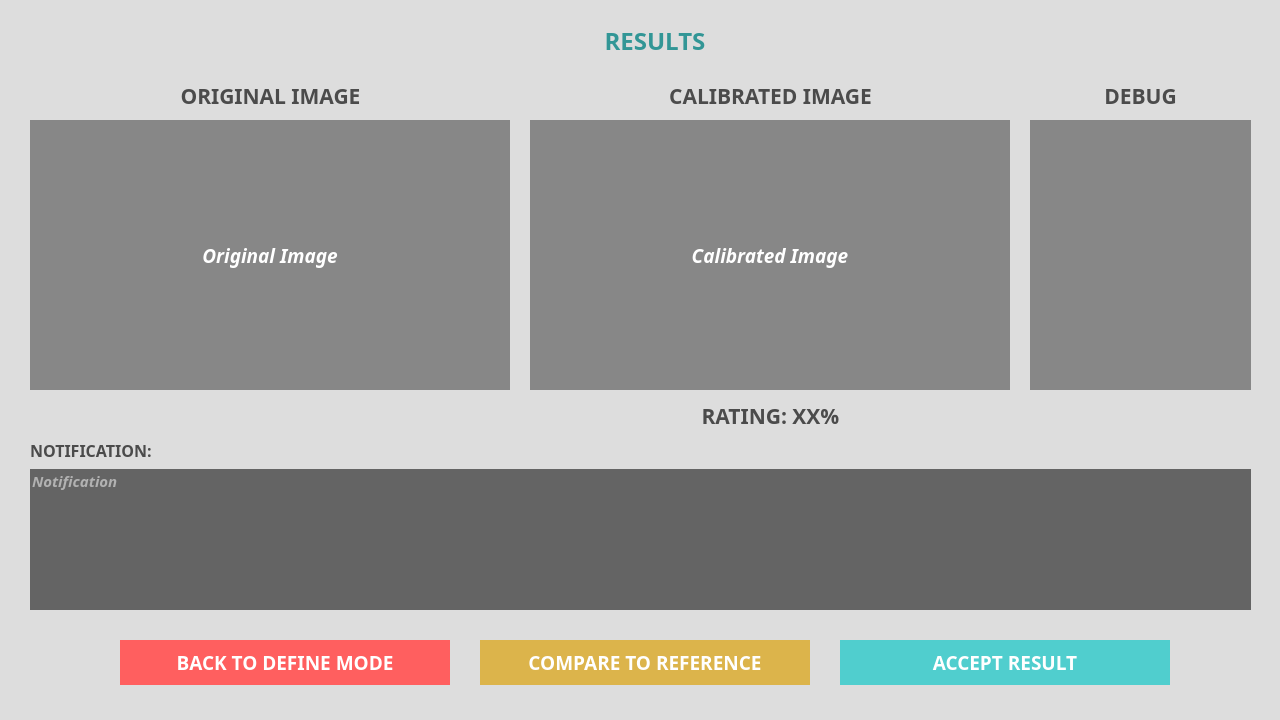
<?xml version="1.0" encoding="UTF-8"?>
<ui version="4.0">
 <class>MainWindow</class>
 <widget class="QMainWindow" name="MainWindow">
  <property name="geometry">
   <rect>
    <x>0</x>
    <y>0</y>
    <width>1280</width>
    <height>720</height>
   </rect>
  </property>
  <property name="sizePolicy">
   <sizepolicy hsizetype="Fixed" vsizetype="Fixed">
    <horstretch>0</horstretch>
    <verstretch>0</verstretch>
   </sizepolicy>
  </property>
  <property name="minimumSize">
   <size>
    <width>1280</width>
    <height>720</height>
   </size>
  </property>
  <property name="maximumSize">
   <size>
    <width>1280</width>
    <height>720</height>
   </size>
  </property>
  <property name="windowTitle">
   <string>MainWindow</string>
  </property>
  <property name="styleSheet">
   <string notr="true">border:0;
background-color: rgb(221, 221, 221);</string>
  </property>
  <widget class="QWidget" name="centralwidget">
   <widget class="QPushButton" name="acc_res_B">
    <property name="geometry">
     <rect>
      <x>840</x>
      <y>640</y>
      <width>330</width>
      <height>45</height>
     </rect>
    </property>
    <property name="sizePolicy">
     <sizepolicy hsizetype="Preferred" vsizetype="Expanding">
      <horstretch>0</horstretch>
      <verstretch>0</verstretch>
     </sizepolicy>
    </property>
    <property name="maximumSize">
     <size>
      <width>600</width>
      <height>50</height>
     </size>
    </property>
    <property name="palette">
     <palette>
      <active>
       <colorrole role="WindowText">
        <brush brushstyle="SolidPattern">
         <color alpha="255">
          <red>255</red>
          <green>255</green>
          <blue>255</blue>
         </color>
        </brush>
       </colorrole>
       <colorrole role="Button">
        <brush brushstyle="SolidPattern">
         <color alpha="255">
          <red>80</red>
          <green>206</green>
          <blue>206</blue>
         </color>
        </brush>
       </colorrole>
       <colorrole role="Text">
        <brush brushstyle="SolidPattern">
         <color alpha="255">
          <red>255</red>
          <green>255</green>
          <blue>255</blue>
         </color>
        </brush>
       </colorrole>
       <colorrole role="ButtonText">
        <brush brushstyle="SolidPattern">
         <color alpha="255">
          <red>255</red>
          <green>255</green>
          <blue>255</blue>
         </color>
        </brush>
       </colorrole>
       <colorrole role="Base">
        <brush brushstyle="SolidPattern">
         <color alpha="255">
          <red>80</red>
          <green>206</green>
          <blue>206</blue>
         </color>
        </brush>
       </colorrole>
       <colorrole role="Window">
        <brush brushstyle="SolidPattern">
         <color alpha="255">
          <red>80</red>
          <green>206</green>
          <blue>206</blue>
         </color>
        </brush>
       </colorrole>
      </active>
      <inactive>
       <colorrole role="WindowText">
        <brush brushstyle="SolidPattern">
         <color alpha="255">
          <red>255</red>
          <green>255</green>
          <blue>255</blue>
         </color>
        </brush>
       </colorrole>
       <colorrole role="Button">
        <brush brushstyle="SolidPattern">
         <color alpha="255">
          <red>80</red>
          <green>206</green>
          <blue>206</blue>
         </color>
        </brush>
       </colorrole>
       <colorrole role="Text">
        <brush brushstyle="SolidPattern">
         <color alpha="255">
          <red>255</red>
          <green>255</green>
          <blue>255</blue>
         </color>
        </brush>
       </colorrole>
       <colorrole role="ButtonText">
        <brush brushstyle="SolidPattern">
         <color alpha="255">
          <red>255</red>
          <green>255</green>
          <blue>255</blue>
         </color>
        </brush>
       </colorrole>
       <colorrole role="Base">
        <brush brushstyle="SolidPattern">
         <color alpha="255">
          <red>80</red>
          <green>206</green>
          <blue>206</blue>
         </color>
        </brush>
       </colorrole>
       <colorrole role="Window">
        <brush brushstyle="SolidPattern">
         <color alpha="255">
          <red>80</red>
          <green>206</green>
          <blue>206</blue>
         </color>
        </brush>
       </colorrole>
      </inactive>
      <disabled>
       <colorrole role="WindowText">
        <brush brushstyle="SolidPattern">
         <color alpha="255">
          <red>255</red>
          <green>255</green>
          <blue>255</blue>
         </color>
        </brush>
       </colorrole>
       <colorrole role="Button">
        <brush brushstyle="SolidPattern">
         <color alpha="255">
          <red>80</red>
          <green>206</green>
          <blue>206</blue>
         </color>
        </brush>
       </colorrole>
       <colorrole role="Text">
        <brush brushstyle="SolidPattern">
         <color alpha="255">
          <red>255</red>
          <green>255</green>
          <blue>255</blue>
         </color>
        </brush>
       </colorrole>
       <colorrole role="ButtonText">
        <brush brushstyle="SolidPattern">
         <color alpha="255">
          <red>255</red>
          <green>255</green>
          <blue>255</blue>
         </color>
        </brush>
       </colorrole>
       <colorrole role="Base">
        <brush brushstyle="SolidPattern">
         <color alpha="255">
          <red>80</red>
          <green>206</green>
          <blue>206</blue>
         </color>
        </brush>
       </colorrole>
       <colorrole role="Window">
        <brush brushstyle="SolidPattern">
         <color alpha="255">
          <red>80</red>
          <green>206</green>
          <blue>206</blue>
         </color>
        </brush>
       </colorrole>
      </disabled>
     </palette>
    </property>
    <property name="font">
     <font>
      <family>Montserrat</family>
      <pointsize>14</pointsize>
      <weight>75</weight>
      <italic>false</italic>
      <bold>true</bold>
     </font>
    </property>
    <property name="whatsThis">
     <string>&lt;html&gt;&lt;head/&gt;&lt;body&gt;&lt;p&gt;&lt;span style=&quot; font-size:11pt; font-weight:400;&quot;&gt;Reset all defined data&lt;/span&gt;&lt;/p&gt;&lt;/body&gt;&lt;/html&gt;</string>
    </property>
    <property name="styleSheet">
     <string notr="true">QPushButton{
	background-color: rgb(80, 206, 206);
	color: rgb(255, 255, 255);
}

QPushButton:hover{
	background-color:rgb(51, 153, 150);
}

QPushButton:pressed{
	background-color: rgb(40, 120, 130);
}</string>
    </property>
    <property name="text">
     <string>ACCEPT RESULT</string>
    </property>
   </widget>
   <widget class="QPushButton" name="back_to_def_B">
    <property name="geometry">
     <rect>
      <x>120</x>
      <y>640</y>
      <width>330</width>
      <height>45</height>
     </rect>
    </property>
    <property name="sizePolicy">
     <sizepolicy hsizetype="Preferred" vsizetype="Expanding">
      <horstretch>0</horstretch>
      <verstretch>0</verstretch>
     </sizepolicy>
    </property>
    <property name="maximumSize">
     <size>
      <width>600</width>
      <height>50</height>
     </size>
    </property>
    <property name="palette">
     <palette>
      <active>
       <colorrole role="WindowText">
        <brush brushstyle="SolidPattern">
         <color alpha="255">
          <red>255</red>
          <green>255</green>
          <blue>255</blue>
         </color>
        </brush>
       </colorrole>
       <colorrole role="Button">
        <brush brushstyle="SolidPattern">
         <color alpha="255">
          <red>255</red>
          <green>95</green>
          <blue>95</blue>
         </color>
        </brush>
       </colorrole>
       <colorrole role="Text">
        <brush brushstyle="SolidPattern">
         <color alpha="255">
          <red>255</red>
          <green>255</green>
          <blue>255</blue>
         </color>
        </brush>
       </colorrole>
       <colorrole role="ButtonText">
        <brush brushstyle="SolidPattern">
         <color alpha="255">
          <red>255</red>
          <green>255</green>
          <blue>255</blue>
         </color>
        </brush>
       </colorrole>
       <colorrole role="Base">
        <brush brushstyle="SolidPattern">
         <color alpha="255">
          <red>255</red>
          <green>95</green>
          <blue>95</blue>
         </color>
        </brush>
       </colorrole>
       <colorrole role="Window">
        <brush brushstyle="SolidPattern">
         <color alpha="255">
          <red>255</red>
          <green>95</green>
          <blue>95</blue>
         </color>
        </brush>
       </colorrole>
      </active>
      <inactive>
       <colorrole role="WindowText">
        <brush brushstyle="SolidPattern">
         <color alpha="255">
          <red>255</red>
          <green>255</green>
          <blue>255</blue>
         </color>
        </brush>
       </colorrole>
       <colorrole role="Button">
        <brush brushstyle="SolidPattern">
         <color alpha="255">
          <red>255</red>
          <green>95</green>
          <blue>95</blue>
         </color>
        </brush>
       </colorrole>
       <colorrole role="Text">
        <brush brushstyle="SolidPattern">
         <color alpha="255">
          <red>255</red>
          <green>255</green>
          <blue>255</blue>
         </color>
        </brush>
       </colorrole>
       <colorrole role="ButtonText">
        <brush brushstyle="SolidPattern">
         <color alpha="255">
          <red>255</red>
          <green>255</green>
          <blue>255</blue>
         </color>
        </brush>
       </colorrole>
       <colorrole role="Base">
        <brush brushstyle="SolidPattern">
         <color alpha="255">
          <red>255</red>
          <green>95</green>
          <blue>95</blue>
         </color>
        </brush>
       </colorrole>
       <colorrole role="Window">
        <brush brushstyle="SolidPattern">
         <color alpha="255">
          <red>255</red>
          <green>95</green>
          <blue>95</blue>
         </color>
        </brush>
       </colorrole>
      </inactive>
      <disabled>
       <colorrole role="WindowText">
        <brush brushstyle="SolidPattern">
         <color alpha="255">
          <red>255</red>
          <green>255</green>
          <blue>255</blue>
         </color>
        </brush>
       </colorrole>
       <colorrole role="Button">
        <brush brushstyle="SolidPattern">
         <color alpha="255">
          <red>255</red>
          <green>95</green>
          <blue>95</blue>
         </color>
        </brush>
       </colorrole>
       <colorrole role="Text">
        <brush brushstyle="SolidPattern">
         <color alpha="255">
          <red>255</red>
          <green>255</green>
          <blue>255</blue>
         </color>
        </brush>
       </colorrole>
       <colorrole role="ButtonText">
        <brush brushstyle="SolidPattern">
         <color alpha="255">
          <red>255</red>
          <green>255</green>
          <blue>255</blue>
         </color>
        </brush>
       </colorrole>
       <colorrole role="Base">
        <brush brushstyle="SolidPattern">
         <color alpha="255">
          <red>255</red>
          <green>95</green>
          <blue>95</blue>
         </color>
        </brush>
       </colorrole>
       <colorrole role="Window">
        <brush brushstyle="SolidPattern">
         <color alpha="255">
          <red>255</red>
          <green>95</green>
          <blue>95</blue>
         </color>
        </brush>
       </colorrole>
      </disabled>
     </palette>
    </property>
    <property name="font">
     <font>
      <family>Montserrat</family>
      <pointsize>14</pointsize>
      <weight>75</weight>
      <italic>false</italic>
      <bold>true</bold>
     </font>
    </property>
    <property name="whatsThis">
     <string>&lt;html&gt;&lt;head/&gt;&lt;body&gt;&lt;p&gt;&lt;span style=&quot; font-size:11pt; font-weight:400;&quot;&gt;Reset all defined data&lt;/span&gt;&lt;/p&gt;&lt;/body&gt;&lt;/html&gt;</string>
    </property>
    <property name="styleSheet">
     <string notr="true">QPushButton{
	background-color: rgb(255, 95, 95);
	color: rgb(255, 255, 255);
}

QPushButton:hover{
	background-color:rgb(200, 80, 80);
}

QPushButton:pressed{
	background-color: rgb(200, 60, 60);
}</string>
    </property>
    <property name="text">
     <string>BACK TO DEFINE MODE</string>
    </property>
   </widget>
   <widget class="QPushButton" name="com_ref_B">
    <property name="geometry">
     <rect>
      <x>480</x>
      <y>640</y>
      <width>330</width>
      <height>45</height>
     </rect>
    </property>
    <property name="sizePolicy">
     <sizepolicy hsizetype="Preferred" vsizetype="Expanding">
      <horstretch>0</horstretch>
      <verstretch>0</verstretch>
     </sizepolicy>
    </property>
    <property name="maximumSize">
     <size>
      <width>600</width>
      <height>50</height>
     </size>
    </property>
    <property name="palette">
     <palette>
      <active>
       <colorrole role="WindowText">
        <brush brushstyle="SolidPattern">
         <color alpha="255">
          <red>255</red>
          <green>255</green>
          <blue>255</blue>
         </color>
        </brush>
       </colorrole>
       <colorrole role="Button">
        <brush brushstyle="SolidPattern">
         <color alpha="255">
          <red>220</red>
          <green>180</green>
          <blue>75</blue>
         </color>
        </brush>
       </colorrole>
       <colorrole role="Text">
        <brush brushstyle="SolidPattern">
         <color alpha="255">
          <red>255</red>
          <green>255</green>
          <blue>255</blue>
         </color>
        </brush>
       </colorrole>
       <colorrole role="ButtonText">
        <brush brushstyle="SolidPattern">
         <color alpha="255">
          <red>255</red>
          <green>255</green>
          <blue>255</blue>
         </color>
        </brush>
       </colorrole>
       <colorrole role="Base">
        <brush brushstyle="SolidPattern">
         <color alpha="255">
          <red>220</red>
          <green>180</green>
          <blue>75</blue>
         </color>
        </brush>
       </colorrole>
       <colorrole role="Window">
        <brush brushstyle="SolidPattern">
         <color alpha="255">
          <red>220</red>
          <green>180</green>
          <blue>75</blue>
         </color>
        </brush>
       </colorrole>
      </active>
      <inactive>
       <colorrole role="WindowText">
        <brush brushstyle="SolidPattern">
         <color alpha="255">
          <red>255</red>
          <green>255</green>
          <blue>255</blue>
         </color>
        </brush>
       </colorrole>
       <colorrole role="Button">
        <brush brushstyle="SolidPattern">
         <color alpha="255">
          <red>220</red>
          <green>180</green>
          <blue>75</blue>
         </color>
        </brush>
       </colorrole>
       <colorrole role="Text">
        <brush brushstyle="SolidPattern">
         <color alpha="255">
          <red>255</red>
          <green>255</green>
          <blue>255</blue>
         </color>
        </brush>
       </colorrole>
       <colorrole role="ButtonText">
        <brush brushstyle="SolidPattern">
         <color alpha="255">
          <red>255</red>
          <green>255</green>
          <blue>255</blue>
         </color>
        </brush>
       </colorrole>
       <colorrole role="Base">
        <brush brushstyle="SolidPattern">
         <color alpha="255">
          <red>220</red>
          <green>180</green>
          <blue>75</blue>
         </color>
        </brush>
       </colorrole>
       <colorrole role="Window">
        <brush brushstyle="SolidPattern">
         <color alpha="255">
          <red>220</red>
          <green>180</green>
          <blue>75</blue>
         </color>
        </brush>
       </colorrole>
      </inactive>
      <disabled>
       <colorrole role="WindowText">
        <brush brushstyle="SolidPattern">
         <color alpha="255">
          <red>255</red>
          <green>255</green>
          <blue>255</blue>
         </color>
        </brush>
       </colorrole>
       <colorrole role="Button">
        <brush brushstyle="SolidPattern">
         <color alpha="255">
          <red>220</red>
          <green>180</green>
          <blue>75</blue>
         </color>
        </brush>
       </colorrole>
       <colorrole role="Text">
        <brush brushstyle="SolidPattern">
         <color alpha="255">
          <red>255</red>
          <green>255</green>
          <blue>255</blue>
         </color>
        </brush>
       </colorrole>
       <colorrole role="ButtonText">
        <brush brushstyle="SolidPattern">
         <color alpha="255">
          <red>255</red>
          <green>255</green>
          <blue>255</blue>
         </color>
        </brush>
       </colorrole>
       <colorrole role="Base">
        <brush brushstyle="SolidPattern">
         <color alpha="255">
          <red>220</red>
          <green>180</green>
          <blue>75</blue>
         </color>
        </brush>
       </colorrole>
       <colorrole role="Window">
        <brush brushstyle="SolidPattern">
         <color alpha="255">
          <red>220</red>
          <green>180</green>
          <blue>75</blue>
         </color>
        </brush>
       </colorrole>
      </disabled>
     </palette>
    </property>
    <property name="font">
     <font>
      <family>Montserrat</family>
      <pointsize>14</pointsize>
      <weight>75</weight>
      <italic>false</italic>
      <bold>true</bold>
     </font>
    </property>
    <property name="whatsThis">
     <string>&lt;html&gt;&lt;head/&gt;&lt;body&gt;&lt;p&gt;&lt;span style=&quot; font-size:11pt; font-weight:400;&quot;&gt;Reset all defined data&lt;/span&gt;&lt;/p&gt;&lt;/body&gt;&lt;/html&gt;</string>
    </property>
    <property name="styleSheet">
     <string notr="true">QPushButton{
	background-color: rgb(220, 180, 75);
	color: rgb(255, 255, 255);
}

QPushButton:hover{
	background-color: rgb(200, 160, 65);
}

QPushButton:pressed{
	background-color: rgb(150, 120, 25);
}</string>
    </property>
    <property name="text">
     <string>COMPARE TO REFERENCE</string>
    </property>
   </widget>
   <widget class="QLabel" name="original_image_disp">
    <property name="geometry">
     <rect>
      <x>30</x>
      <y>120</y>
      <width>480</width>
      <height>270</height>
     </rect>
    </property>
    <property name="minimumSize">
     <size>
      <width>0</width>
      <height>0</height>
     </size>
    </property>
    <property name="maximumSize">
     <size>
      <width>16777215</width>
      <height>16777215</height>
     </size>
    </property>
    <property name="font">
     <font>
      <family>Montserrat</family>
      <pointsize>14</pointsize>
      <weight>75</weight>
      <italic>true</italic>
      <bold>true</bold>
     </font>
    </property>
    <property name="cursor">
     <cursorShape>CrossCursor</cursorShape>
    </property>
    <property name="styleSheet">
     <string notr="true">background-color: rgb(135, 135, 135); 
color:rgb(255, 255, 255);</string>
    </property>
    <property name="text">
     <string>Original Image</string>
    </property>
    <property name="scaledContents">
     <bool>true</bool>
    </property>
    <property name="alignment">
     <set>Qt::AlignCenter</set>
    </property>
   </widget>
   <widget class="QLabel" name="calib_image_disp">
    <property name="geometry">
     <rect>
      <x>530</x>
      <y>120</y>
      <width>480</width>
      <height>270</height>
     </rect>
    </property>
    <property name="minimumSize">
     <size>
      <width>0</width>
      <height>0</height>
     </size>
    </property>
    <property name="maximumSize">
     <size>
      <width>16777215</width>
      <height>16777215</height>
     </size>
    </property>
    <property name="font">
     <font>
      <family>Montserrat</family>
      <pointsize>14</pointsize>
      <weight>75</weight>
      <italic>true</italic>
      <bold>true</bold>
     </font>
    </property>
    <property name="cursor">
     <cursorShape>CrossCursor</cursorShape>
    </property>
    <property name="styleSheet">
     <string notr="true">background-color: rgb(135, 135, 135); 
color:rgb(255, 255, 255);</string>
    </property>
    <property name="text">
     <string>Calibrated Image</string>
    </property>
    <property name="scaledContents">
     <bool>true</bool>
    </property>
    <property name="alignment">
     <set>Qt::AlignCenter</set>
    </property>
   </widget>
   <widget class="QListWidget" name="debug_list">
    <property name="geometry">
     <rect>
      <x>1030</x>
      <y>120</y>
      <width>221</width>
      <height>270</height>
     </rect>
    </property>
    <property name="maximumSize">
     <size>
      <width>240</width>
      <height>270</height>
     </size>
    </property>
    <property name="styleSheet">
     <string notr="true">background-color: rgb(135, 135, 135);
color: rgb(255, 255, 255);</string>
    </property>
   </widget>
   <widget class="QLabel" name="original_image_label">
    <property name="geometry">
     <rect>
      <x>30</x>
      <y>80</y>
      <width>481</width>
      <height>31</height>
     </rect>
    </property>
    <property name="font">
     <font>
      <family>Montserrat</family>
      <pointsize>16</pointsize>
      <weight>75</weight>
      <italic>false</italic>
      <bold>true</bold>
     </font>
    </property>
    <property name="styleSheet">
     <string notr="true">color: rgb(75, 75, 75);</string>
    </property>
    <property name="text">
     <string>ORIGINAL IMAGE</string>
    </property>
    <property name="alignment">
     <set>Qt::AlignCenter</set>
    </property>
   </widget>
   <widget class="QLabel" name="calib_image_label">
    <property name="geometry">
     <rect>
      <x>530</x>
      <y>80</y>
      <width>481</width>
      <height>31</height>
     </rect>
    </property>
    <property name="font">
     <font>
      <family>Montserrat</family>
      <pointsize>16</pointsize>
      <weight>75</weight>
      <italic>false</italic>
      <bold>true</bold>
     </font>
    </property>
    <property name="styleSheet">
     <string notr="true">color: rgb(75, 75, 75);</string>
    </property>
    <property name="text">
     <string>CALIBRATED IMAGE</string>
    </property>
    <property name="alignment">
     <set>Qt::AlignCenter</set>
    </property>
   </widget>
   <widget class="QLabel" name="debug_label">
    <property name="geometry">
     <rect>
      <x>1030</x>
      <y>80</y>
      <width>221</width>
      <height>31</height>
     </rect>
    </property>
    <property name="font">
     <font>
      <family>Montserrat</family>
      <pointsize>16</pointsize>
      <weight>75</weight>
      <italic>false</italic>
      <bold>true</bold>
     </font>
    </property>
    <property name="styleSheet">
     <string notr="true">color: rgb(75, 75, 75);</string>
    </property>
    <property name="text">
     <string>DEBUG</string>
    </property>
    <property name="alignment">
     <set>Qt::AlignCenter</set>
    </property>
   </widget>
   <widget class="QLabel" name="calib_rate_label">
    <property name="geometry">
     <rect>
      <x>530</x>
      <y>400</y>
      <width>481</width>
      <height>31</height>
     </rect>
    </property>
    <property name="font">
     <font>
      <family>Montserrat</family>
      <pointsize>16</pointsize>
      <weight>75</weight>
      <italic>false</italic>
      <bold>true</bold>
     </font>
    </property>
    <property name="styleSheet">
     <string notr="true">color: rgb(75, 75, 75);</string>
    </property>
    <property name="text">
     <string>RATING: XX%</string>
    </property>
    <property name="alignment">
     <set>Qt::AlignCenter</set>
    </property>
   </widget>
   <widget class="QLineEdit" name="noti_box">
    <property name="geometry">
     <rect>
      <x>30</x>
      <y>469</y>
      <width>1221</width>
      <height>141</height>
     </rect>
    </property>
    <property name="font">
     <font>
      <family>Montserrat</family>
      <pointsize>11</pointsize>
      <weight>75</weight>
      <italic>true</italic>
      <bold>true</bold>
      <kerning>false</kerning>
     </font>
    </property>
    <property name="styleSheet">
     <string notr="true">color: rgb(255, 255, 255);
background-color: rgb(100, 100, 100);
kerning: 100;
</string>
    </property>
    <property name="maxLength">
     <number>255</number>
    </property>
    <property name="frame">
     <bool>false</bool>
    </property>
    <property name="cursorPosition">
     <number>0</number>
    </property>
    <property name="alignment">
     <set>Qt::AlignLeading|Qt::AlignLeft|Qt::AlignTop</set>
    </property>
    <property name="dragEnabled">
     <bool>true</bool>
    </property>
    <property name="readOnly">
     <bool>true</bool>
    </property>
    <property name="placeholderText">
     <string>Notification</string>
    </property>
   </widget>
   <widget class="QLabel" name="noti_label">
    <property name="geometry">
     <rect>
      <x>30</x>
      <y>440</y>
      <width>171</width>
      <height>21</height>
     </rect>
    </property>
    <property name="font">
     <font>
      <family>Montserrat</family>
      <pointsize>12</pointsize>
      <weight>75</weight>
      <bold>true</bold>
     </font>
    </property>
    <property name="styleSheet">
     <string notr="true">color: rgb(75, 75, 75);</string>
    </property>
    <property name="text">
     <string>NOTIFICATION:</string>
    </property>
   </widget>
   <widget class="QLabel" name="results_label">
    <property name="geometry">
     <rect>
      <x>450</x>
      <y>20</y>
      <width>410</width>
      <height>41</height>
     </rect>
    </property>
    <property name="font">
     <font>
      <family>Montserrat</family>
      <pointsize>18</pointsize>
      <weight>75</weight>
      <italic>false</italic>
      <bold>true</bold>
     </font>
    </property>
    <property name="styleSheet">
     <string notr="true">color: rgb(50, 150, 150);
</string>
    </property>
    <property name="text">
     <string>RESULTS</string>
    </property>
    <property name="alignment">
     <set>Qt::AlignCenter</set>
    </property>
   </widget>
  </widget>
  <widget class="QMenuBar" name="menubar">
   <property name="geometry">
    <rect>
     <x>0</x>
     <y>0</y>
     <width>1280</width>
     <height>21</height>
    </rect>
   </property>
  </widget>
  <widget class="QStatusBar" name="statusbar"/>
 </widget>
 <resources/>
 <connections/>
</ui>
